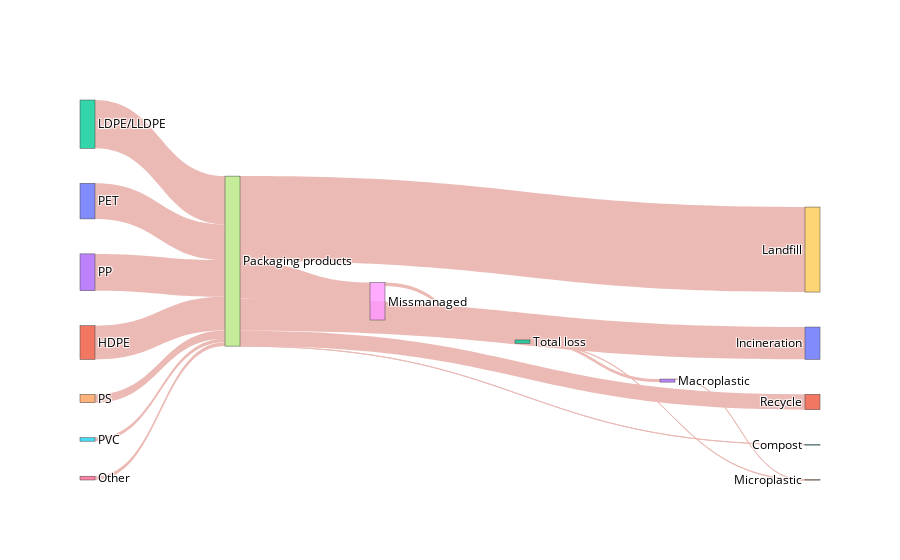

Notebook source saved alongside this figure:
### Code cell
# graph the Sankey
fig = go.Figure(data)
fig.update_layout(
    hovermode = 'x',
    paper_bgcolor='#FFFFFF', 
)
fig.update_layout(font_size=12,font_color='black')
fig.show()

### Figure 1 — Plotly figure (JSON) as saved in the notebook; plotly's stock layout.template omitted (floating-point values rounded to 4 significant figures)
{"data": [{"arrangement": "snap", "link": {"color": ["#EBBAB5", "#EBBAB5", "#EBBAB5", "#EBBAB5", "#EBBAB5", "#EBBAB5", "#EBBAB5", "#EBBAB5", "#EBBAB5", "#EBBAB5", "#EBBAB5", "#EBBAB5", "#EBBAB5", "#EBBAB5", "#EBBAB5", "#EBBAB5"], "source": [0, 1, 2, 3, 4, 5, 6, 7, 7, 7, 7, 8, 12, 12, 13, 7], "target": [7, 7, 7, 7, 7, 7, 7, 8, 9, 10, 11, 12, 13, 14, 14, 15], "value": [36.03, 34.23, 49.0, 37.27, 8.406, 3.523, 3.847, 37.9, 86.15, 32.74, 15.51, 3.411, 3.078, 0.3329, 0.01, 0.01]}, "node": {"label": ["PET", "HDPE", "LDPE/LLDPE", "PP", "PS", "PVC", "Other", "Packaging products", "Missmanaged", "Landfill", "Incineration", "Recycle", "Total loss", "Macroplastic", "Microplastic", "Compost"], "pad": 35, "thickness": 15}, "type": "sankey", "valueformat": ".2f", "valuesuffix": "million t"}], "layout": {"autosize": true, "font": {"color": "black", "size": 12}, "hovermode": "x", "paper_bgcolor": "#FFFFFF"}}
